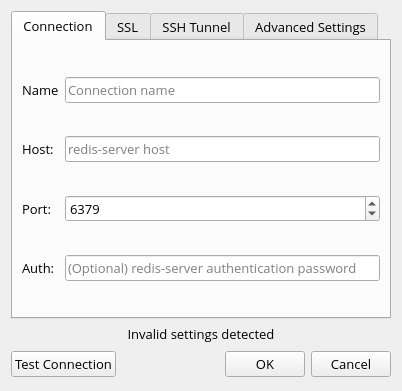
<?xml version="1.0" encoding="UTF-8"?>
<ui version="4.0">
 <class>connectionDialog</class>
 <widget class="QDialog" name="connectionDialog">
  <property name="windowModality">
   <enum>Qt::WindowModal</enum>
  </property>
  <property name="geometry">
   <rect>
    <x>0</x>
    <y>0</y>
    <width>402</width>
    <height>391</height>
   </rect>
  </property>
  <property name="sizePolicy">
   <sizepolicy hsizetype="MinimumExpanding" vsizetype="MinimumExpanding">
    <horstretch>0</horstretch>
    <verstretch>0</verstretch>
   </sizepolicy>
  </property>
  <property name="minimumSize">
   <size>
    <width>341</width>
    <height>223</height>
   </size>
  </property>
  <property name="maximumSize">
   <size>
    <width>3410</width>
    <height>2230</height>
   </size>
  </property>
  <property name="font">
   <font>
    <family>Open Sans</family>
    <pointsize>10</pointsize>
   </font>
  </property>
  <property name="contextMenuPolicy">
   <enum>Qt::DefaultContextMenu</enum>
  </property>
  <property name="windowTitle">
   <string>Connection</string>
  </property>
  <property name="modal">
   <bool>true</bool>
  </property>
  <layout class="QVBoxLayout" name="verticalLayout">
   <property name="sizeConstraint">
    <enum>QLayout::SetMaximumSize</enum>
   </property>
   <item>
    <widget class="QTabWidget" name="tabs">
     <property name="tabPosition">
      <enum>QTabWidget::North</enum>
     </property>
     <property name="tabShape">
      <enum>QTabWidget::Rounded</enum>
     </property>
     <property name="currentIndex">
      <number>0</number>
     </property>
     <property name="elideMode">
      <enum>Qt::ElideRight</enum>
     </property>
     <widget class="QWidget" name="mainTab">
      <attribute name="title">
       <string>Connection</string>
      </attribute>
      <layout class="QGridLayout" name="gridLayout">
       <item row="1" column="1">
        <widget class="QLineEdit" name="hostEdit">
         <property name="placeholderText">
          <string>redis-server host</string>
         </property>
        </widget>
       </item>
       <item row="3" column="1">
        <widget class="QLineEdit" name="authEdit">
         <property name="placeholderText">
          <string>(Optional) redis-server authentication password</string>
         </property>
        </widget>
       </item>
       <item row="0" column="0">
        <widget class="QLabel" name="lbName">
         <property name="text">
          <string>Name</string>
         </property>
        </widget>
       </item>
       <item row="0" column="1">
        <widget class="QLineEdit" name="nameEdit">
         <property name="placeholderText">
          <string>Connection name</string>
         </property>
        </widget>
       </item>
       <item row="1" column="0">
        <widget class="QLabel" name="lbHost">
         <property name="text">
          <string>Host:</string>
         </property>
         <property name="alignment">
          <set>Qt::AlignLeading|Qt::AlignLeft|Qt::AlignVCenter</set>
         </property>
        </widget>
       </item>
       <item row="2" column="1">
        <widget class="QSpinBox" name="portSpinBox">
         <property name="minimum">
          <number>1</number>
         </property>
         <property name="maximum">
          <number>65535</number>
         </property>
         <property name="value">
          <number>6379</number>
         </property>
        </widget>
       </item>
       <item row="2" column="0">
        <widget class="QLabel" name="lbPort">
         <property name="text">
          <string>Port:</string>
         </property>
         <property name="alignment">
          <set>Qt::AlignLeading|Qt::AlignLeft|Qt::AlignVCenter</set>
         </property>
        </widget>
       </item>
       <item row="3" column="0">
        <widget class="QLabel" name="lbAuth">
         <property name="text">
          <string>Auth:</string>
         </property>
         <property name="alignment">
          <set>Qt::AlignLeading|Qt::AlignLeft|Qt::AlignVCenter</set>
         </property>
        </widget>
       </item>
      </layout>
     </widget>
     <widget class="QWidget" name="sslTab">
      <attribute name="title">
       <string>SSL</string>
      </attribute>
      <layout class="QGridLayout" name="gridLayout_5">
       <item row="3" column="2">
        <widget class="QPushButton" name="sslPrivateKeyButton">
         <property name="maximumSize">
          <size>
           <width>60</width>
           <height>16777215</height>
          </size>
         </property>
         <property name="text">
          <string>...</string>
         </property>
        </widget>
       </item>
       <item row="3" column="1">
        <widget class="QLineEdit" name="sslPrivateKeyEdit">
         <property name="placeholderText">
          <string>(Optional) Private key in PEM format</string>
         </property>
        </widget>
       </item>
       <item row="2" column="0">
        <widget class="QLabel" name="sslPublicKey">
         <property name="sizePolicy">
          <sizepolicy hsizetype="Minimum" vsizetype="Preferred">
           <horstretch>0</horstretch>
           <verstretch>0</verstretch>
          </sizepolicy>
         </property>
         <property name="baseSize">
          <size>
           <width>80</width>
           <height>0</height>
          </size>
         </property>
         <property name="text">
          <string>Public Key:</string>
         </property>
        </widget>
       </item>
       <item row="3" column="0">
        <widget class="QLabel" name="sslPrivateKey">
         <property name="sizePolicy">
          <sizepolicy hsizetype="Minimum" vsizetype="Preferred">
           <horstretch>0</horstretch>
           <verstretch>0</verstretch>
          </sizepolicy>
         </property>
         <property name="text">
          <string>Private key:</string>
         </property>
        </widget>
       </item>
       <item row="0" column="0" colspan="3">
        <widget class="QCheckBox" name="useSsl">
         <property name="layoutDirection">
          <enum>Qt::LeftToRight</enum>
         </property>
         <property name="text">
          <string>Use SSL Protocol</string>
         </property>
        </widget>
       </item>
       <item row="2" column="1">
        <widget class="QLineEdit" name="sslLocalCertEdit">
         <property name="placeholderText">
          <string>(Optional) Public key in PEM format</string>
         </property>
        </widget>
       </item>
       <item row="2" column="2">
        <widget class="QPushButton" name="sslLocalCertButton">
         <property name="maximumSize">
          <size>
           <width>60</width>
           <height>16777215</height>
          </size>
         </property>
         <property name="text">
          <string>...</string>
         </property>
        </widget>
       </item>
       <item row="4" column="0">
        <widget class="QLabel" name="label_2">
         <property name="sizePolicy">
          <sizepolicy hsizetype="Minimum" vsizetype="Preferred">
           <horstretch>0</horstretch>
           <verstretch>0</verstretch>
          </sizepolicy>
         </property>
         <property name="text">
          <string>Authority:</string>
         </property>
        </widget>
       </item>
       <item row="4" column="1">
        <widget class="QLineEdit" name="sslCACertEdit">
         <property name="placeholderText">
          <string>(Optional) Authority in PEM format</string>
         </property>
        </widget>
       </item>
       <item row="4" column="2">
        <widget class="QPushButton" name="sslCACertButton">
         <property name="maximumSize">
          <size>
           <width>60</width>
           <height>16777215</height>
          </size>
         </property>
         <property name="text">
          <string>...</string>
         </property>
        </widget>
       </item>
      </layout>
     </widget>
     <widget class="QWidget" name="sshTab">
      <attribute name="title">
       <string>SSH Tunnel</string>
      </attribute>
      <layout class="QGridLayout" name="gridLayout_2">
       <item row="2" column="0">
        <widget class="QLabel" name="lbRemotePort">
         <property name="text">
          <string>Remote Port</string>
         </property>
        </widget>
       </item>
       <item row="3" column="1">
        <widget class="QLineEdit" name="sshUser"/>
       </item>
       <item row="5" column="1">
        <widget class="QGroupBox" name="sshPasswordGroup">
         <property name="sizePolicy">
          <sizepolicy hsizetype="Preferred" vsizetype="Fixed">
           <horstretch>0</horstretch>
           <verstretch>0</verstretch>
          </sizepolicy>
         </property>
         <property name="title">
          <string>Password</string>
         </property>
         <property name="checkable">
          <bool>true</bool>
         </property>
         <layout class="QGridLayout" name="gridLayout_6">
          <item row="0" column="0">
           <widget class="QLineEdit" name="sshPass">
            <property name="inputMask">
             <string/>
            </property>
            <property name="echoMode">
             <enum>QLineEdit::Password</enum>
            </property>
           </widget>
          </item>
          <item row="0" column="1">
           <widget class="QCheckBox" name="showPasswordCheckbox">
            <property name="text">
             <string>Show pass</string>
            </property>
           </widget>
          </item>
         </layout>
        </widget>
       </item>
       <item row="1" column="0">
        <widget class="QLabel" name="lbRemoteHost">
         <property name="text">
          <string>Remote Host</string>
         </property>
        </widget>
       </item>
       <item row="1" column="1">
        <widget class="QLineEdit" name="sshHost"/>
       </item>
       <item row="2" column="1">
        <widget class="QSpinBox" name="sshPort">
         <property name="minimum">
          <number>1</number>
         </property>
         <property name="maximum">
          <number>65535</number>
         </property>
         <property name="value">
          <number>22</number>
         </property>
        </widget>
       </item>
       <item row="0" column="0" colspan="2">
        <widget class="QCheckBox" name="useSshTunnel">
         <property name="text">
          <string>Use SSH Tunnel</string>
         </property>
        </widget>
       </item>
       <item row="3" column="0">
        <widget class="QLabel" name="lbUserName">
         <property name="text">
          <string>User Name</string>
         </property>
        </widget>
       </item>
       <item row="4" column="1">
        <widget class="QGroupBox" name="sshKeysGroup">
         <property name="sizePolicy">
          <sizepolicy hsizetype="Preferred" vsizetype="Fixed">
           <horstretch>0</horstretch>
           <verstretch>0</verstretch>
          </sizepolicy>
         </property>
         <property name="title">
          <string>Private Key</string>
         </property>
         <property name="checkable">
          <bool>true</bool>
         </property>
         <property name="checked">
          <bool>false</bool>
         </property>
         <layout class="QGridLayout" name="gridLayout_4">
          <item row="0" column="2">
           <widget class="QPushButton" name="selectPrivateKeyPath">
            <property name="text">
             <string>...</string>
            </property>
           </widget>
          </item>
          <item row="0" column="1">
           <widget class="QLineEdit" name="privateKeyPath"/>
          </item>
          <item row="0" column="0">
           <widget class="QLabel" name="lbPrivateKeyPath">
            <property name="text">
             <string>Path</string>
            </property>
           </widget>
          </item>
         </layout>
        </widget>
       </item>
      </layout>
     </widget>
     <widget class="QWidget" name="advSettingsTab">
      <property name="sizePolicy">
       <sizepolicy hsizetype="Expanding" vsizetype="Expanding">
        <horstretch>0</horstretch>
        <verstretch>0</verstretch>
       </sizepolicy>
      </property>
      <attribute name="title">
       <string>Advanced Settings</string>
      </attribute>
      <layout class="QGridLayout" name="gridLayout_3">
       <item row="1" column="0">
        <widget class="QLabel" name="lbNamespace">
         <property name="text">
          <string>Namespace separator</string>
         </property>
        </widget>
       </item>
       <item row="1" column="1">
        <widget class="QLineEdit" name="namespaceSeparator"/>
       </item>
       <item row="2" column="0">
        <widget class="QLabel" name="lbConnectionTimeout">
         <property name="text">
          <string>Connection Timeout (sec)</string>
         </property>
        </widget>
       </item>
       <item row="2" column="1">
        <widget class="QSpinBox" name="connectionTimeout">
         <property name="enabled">
          <bool>true</bool>
         </property>
         <property name="minimum">
          <number>10</number>
         </property>
         <property name="maximum">
          <number>1000000000</number>
         </property>
        </widget>
       </item>
       <item row="3" column="0">
        <widget class="QLabel" name="lbExecutionTimeout">
         <property name="text">
          <string>Execution timeout (sec)</string>
         </property>
        </widget>
       </item>
       <item row="3" column="1">
        <widget class="QSpinBox" name="executionTimeout">
         <property name="enabled">
          <bool>true</bool>
         </property>
         <property name="minimum">
          <number>10</number>
         </property>
         <property name="maximum">
          <number>1000000000</number>
         </property>
        </widget>
       </item>
       <item row="0" column="0">
        <widget class="QLabel" name="lbKeysPattern">
         <property name="text">
          <string>Keys  glob-style pattern</string>
         </property>
        </widget>
       </item>
       <item row="0" column="1">
        <widget class="QLineEdit" name="keysPattern"/>
       </item>
      </layout>
     </widget>
    </widget>
   </item>
   <item>
    <widget class="QLabel" name="validationWarning">
     <property name="text">
      <string>&lt;html&gt;&lt;head/&gt;&lt;body&gt;&lt;p align=&quot;center&quot;&gt;&lt;img src=&quot;:/images/alert.png&quot;/&gt; Invalid settings detected&lt;/p&gt;&lt;/body&gt;&lt;/html&gt;</string>
     </property>
    </widget>
   </item>
   <item>
    <layout class="QHBoxLayout" name="DialogButtons">
     <property name="spacing">
      <number>6</number>
     </property>
     <property name="leftMargin">
      <number>0</number>
     </property>
     <property name="topMargin">
      <number>0</number>
     </property>
     <property name="rightMargin">
      <number>0</number>
     </property>
     <property name="bottomMargin">
      <number>0</number>
     </property>
     <item>
      <widget class="QPushButton" name="testConnectionButton">
       <property name="enabled">
        <bool>true</bool>
       </property>
       <property name="text">
        <string>Test Connection</string>
       </property>
       <property name="checkable">
        <bool>false</bool>
       </property>
      </widget>
     </item>
     <item>
      <spacer>
       <property name="orientation">
        <enum>Qt::Horizontal</enum>
       </property>
       <property name="sizeHint" stdset="0">
        <size>
         <width>131</width>
         <height>31</height>
        </size>
       </property>
      </spacer>
     </item>
     <item>
      <widget class="QPushButton" name="okButton">
       <property name="text">
        <string>OK</string>
       </property>
      </widget>
     </item>
     <item>
      <widget class="QPushButton" name="cancelButton">
       <property name="text">
        <string>Cancel</string>
       </property>
      </widget>
     </item>
    </layout>
   </item>
  </layout>
 </widget>
 <tabstops>
  <tabstop>nameEdit</tabstop>
  <tabstop>hostEdit</tabstop>
  <tabstop>portSpinBox</tabstop>
  <tabstop>authEdit</tabstop>
  <tabstop>okButton</tabstop>
  <tabstop>cancelButton</tabstop>
  <tabstop>useSshTunnel</tabstop>
  <tabstop>sshHost</tabstop>
  <tabstop>sshPort</tabstop>
  <tabstop>sshUser</tabstop>
  <tabstop>tabs</tabstop>
 </tabstops>
 <resources/>
 <connections>
  <connection>
   <sender>cancelButton</sender>
   <signal>clicked()</signal>
   <receiver>connectionDialog</receiver>
   <slot>reject()</slot>
   <hints>
    <hint type="sourcelabel">
     <x>369</x>
     <y>253</y>
    </hint>
    <hint type="destinationlabel">
     <x>179</x>
     <y>282</y>
    </hint>
   </hints>
  </connection>
 </connections>
</ui>
